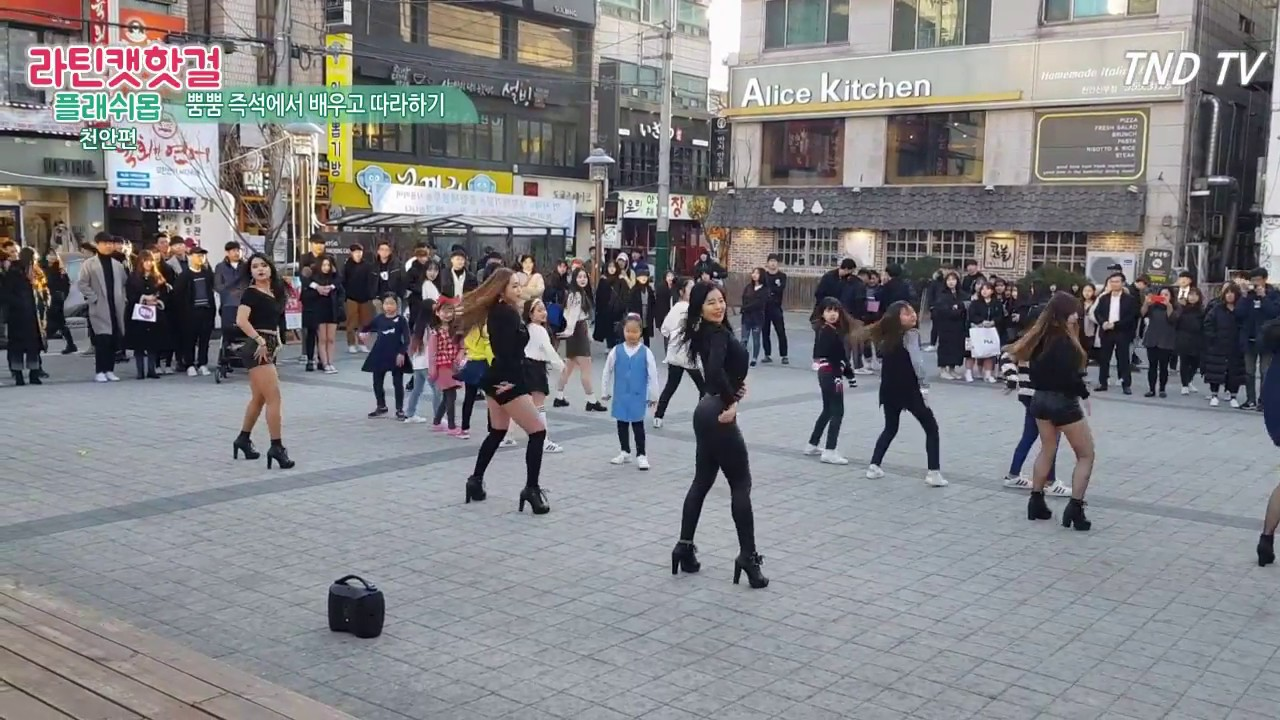
#> input picture OpenCV/test.jpg, 1280 x 720 px, given in place of the camera
$ python 0820.py
#> lines starting #> are read from the running program, lines starting #| are printed output that depends on the picture; after the words box and inside, x2 and y2 are one past the last pixel; in counts of white or black regions, pixels touching at a corner belong together
from __future__ import print_function
import numpy as np
import cv2 as cv
import datetime
import paho.mqtt.client as paho
import os
import socket
import ssl
import random
import string
import json
from time import sleep
from random import randint

connflag = False

def on_connect(client, userdata, flags, rc):                # func for making connection
    global connflag
    print ("Connected to AWS")
    connflag = True
    print("Connection returned result: " + str(rc) )

def on_message(client, userdata, msg):                      # Func for Sending msg
    print(msg.topic+" "+str(msg.payload))

def get_Station_Name(length):
    letters = string.ascii_lowercase
    result_str = ''.join(random.choice(letters) for i in range(length))
    print("Random string of length", length, "is:", result_str)
    return result_str

def getMAC(interface='eth0'):
  # Return the MAC address of the specified interface
  try:
    str = open('/sys/class/net/%s/address' %interface).read()
  except:
    str = "00:00:00:00:00:00"
  return str[0:17]
def getEthName():
  # Get name of the Ethernet interface
  try:
    for root,dirs,files in os.walk('/sys/class/net'):
      for dir in dirs:
        if dir[:3]=='enx' or dir[:3]=='eth':
          interface=dir
  except:
    interface="None"
  return interface


def inside(r, q):
    rx, ry, rw, rh = r
    qx, qy, qw, qh = q
    return rx > qx and ry > qy and rx + rw < qx + qw and ry + rh < qy + qh


def draw_detections(img, rects, thickness = 1):
    readc = []
    readc2 = []
    for x, y, w, h in rects:
        # the HOG detector returns slightly larger rectangles than the real objects.
        # so we slightly shrink the rectangles to get a nicer output.
        pad_w, pad_h = int(0.15*w), int(0.05*h)
        cv.rectangle(img, (x+pad_w, y+pad_h), (x+w-pad_w, y+h-pad_h), (0, 255, 0), thickness)
        w2 = int(w/2)
        h2 = int(h/2)
        cv.circle(img,(x+w2,y+h2),5,(255,255,255),3)

        readc.append((str(x+w2),str(y+h2)))
    #print(readc[0][0])
    #print(len(readc))
    #print(readc)
    for i in range(len(readc)):
        for j in range(len(readc)):
            a = abs(int(readc[i][0]) - int(readc[j][0]))
            b = abs(int(readc[i][1]) - int(readc[j][1]))
            if i != j:
                if a < 200:
                    if b < 100:
                        readc2.append(( int(readc[i][0]),int(readc[i][1]) ))
                        readc2.append(( int(readc[j][0]),int(readc[j][1]) ))
                        readc2 = list(set(readc2))
                        cv.line(img,(int(readc[i][0]),int(readc[i][1])),(int(readc[j][0]),int(readc[j][1])),(0,50,55),5)
                        if len(readc2) >= 15:
                            print("줄을 서고있는 인원이 15명 이상입니다.")
                            return(readc2)
    return(readc2)


def main(cap):
    import sys
    from glob import glob
    import itertools as it

    checkT = 0
    w = 640
    h = 480
    hog = cv.HOGDescriptor()
    hog.setSVMDetector( cv.HOGDescriptor_getDefaultPeopleDetector() )


    while cap.isOpened():

        nowtime = datetime.datetime.now()
        ret,img = cap.read()
#> img is the input picture: shape (720, 1280, 3); mean B, G, R 131.8, 128.8, 128.8
        if not ret:
            print("영상이 끝났습니다. 종료 중 ...")
            break
        frame = img
        rows, cols = frame.shape[:2]
#> rows = 720; cols = 1280
        rotation_matrix = cv.getRotationMatrix2D((cols/2, rows/2), 0 , 1)
#> rotation_matrix = [[1, 0, 0], [0, 1, 0]]
        image_rotation = cv.warpAffine(frame, rotation_matrix, (cols, rows))
        img = np.array(image_rotation)

        # 현재시간에서 과거에 측정한 시간을 뺐을때, 3초 이상이면, 새로 측정을 진행
        nowT =  int(nowtime.strftime('%S'))
        #print("현재 초 : ",nowT)
        resultT = abs(nowT - checkT)

        if resultT > 1:
            checkT = nowT

            found, _w = hog.detectMultiScale(img, winStride=(8,8), padding=(32,32), scale=1.05)
#> found = 19 rows, first 6: [278, 237, 80, 161], [1158, 277, 67, 134], [1119, 266, 78, 157], [338, 262, 94, 189], [441, 359, 78, 156], [1242, 451, 38, 142]
            found_filtered = []
            for ri, r in enumerate(found):
                for qi, q in enumerate(found):
                    if ri != qi and inside(r, q):
                        break
                else:
                    found_filtered.append(r)
#> this loop made 19 passes
#> r on passes 6 to 17: [1242, 451, 38, 142], [908, 244, 78, 156], [1239, 321, 41, 154], [578, 285, 108, 216], [1184, 265, 83, 166], [849, 283, 103, 205], [0, 221, 72, 193], [779, 263, 108, 216], [56, 211, 99, 199], [181, 215, 150, 299], [970, 227, 172, 343], [614, 210, 211, 421]
            line = draw_detections(img, found)
#> the loop in draw_detections, `for x, y, w, h in rects:` made 19 passes
#> after the loop in draw_detections, `for x, y, w, h in rects:`:
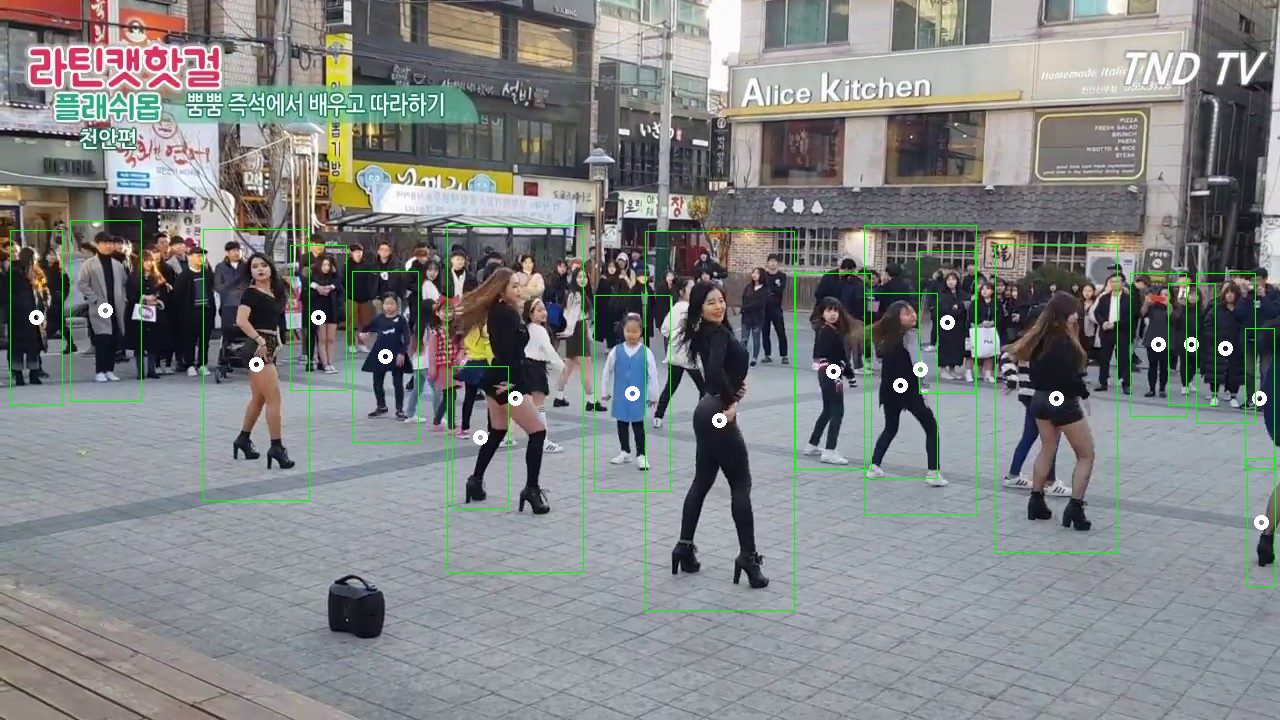
#> img: shape (720, 1280, 3); 1.43% of pixels changed, all inside (x1, y1, x2, y2) = (10, 220, 1276, 611)
#> the loop in draw_detections, `for i in range(len(readc)):` made 7 passes
#| 줄을 서고있는 인원이 15명 이상입니다.
#> after the loop in draw_detections, `for i in range(len(readc)):`:
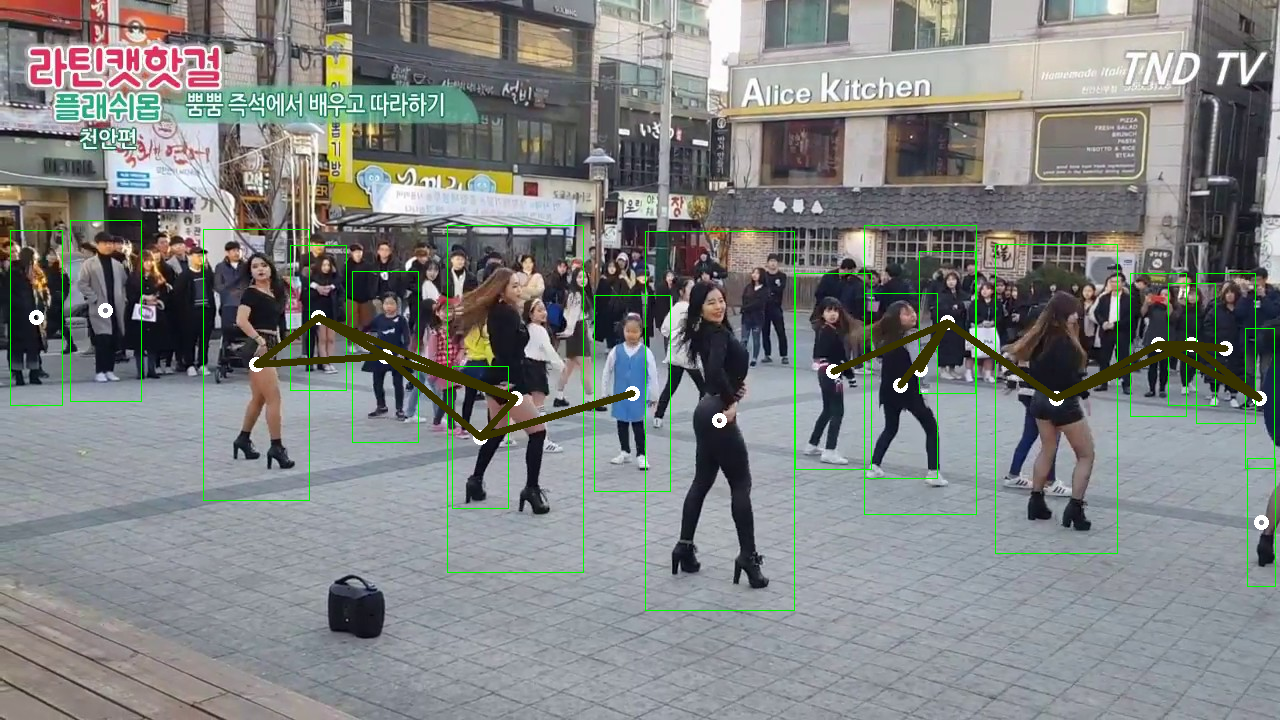
#> img: shape (720, 1280, 3); 1.27% of pixels changed, all inside (x1, y1, x2, y2) = (253, 314, 1263, 441)
            draw_detections(img, found_filtered, 3)
#> call 2 of draw_detections, with thickness = 3
#> the loop in draw_detections (call 2), `for x, y, w, h in rects:` made 16 passes
#> after the loop in draw_detections (call 2), `for x, y, w, h in rects:`:
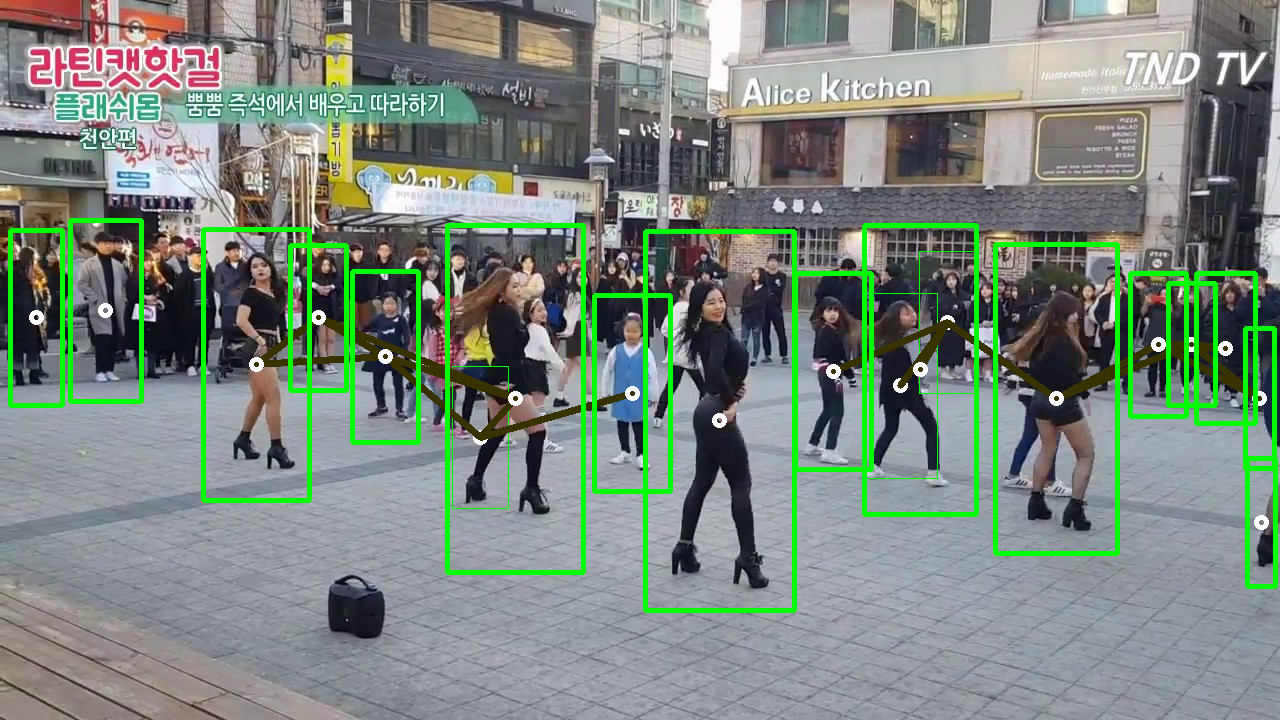
#> img: shape (720, 1280, 3); 3.92% of pixels changed, all inside (x1, y1, x2, y2) = (8, 218, 1278, 613)
#> the loop in draw_detections, `for i in range(len(readc)):` made 10 passes
#| 줄을 서고있는 인원이 15명 이상입니다.
#> after the loop in draw_detections, `for i in range(len(readc)):`:
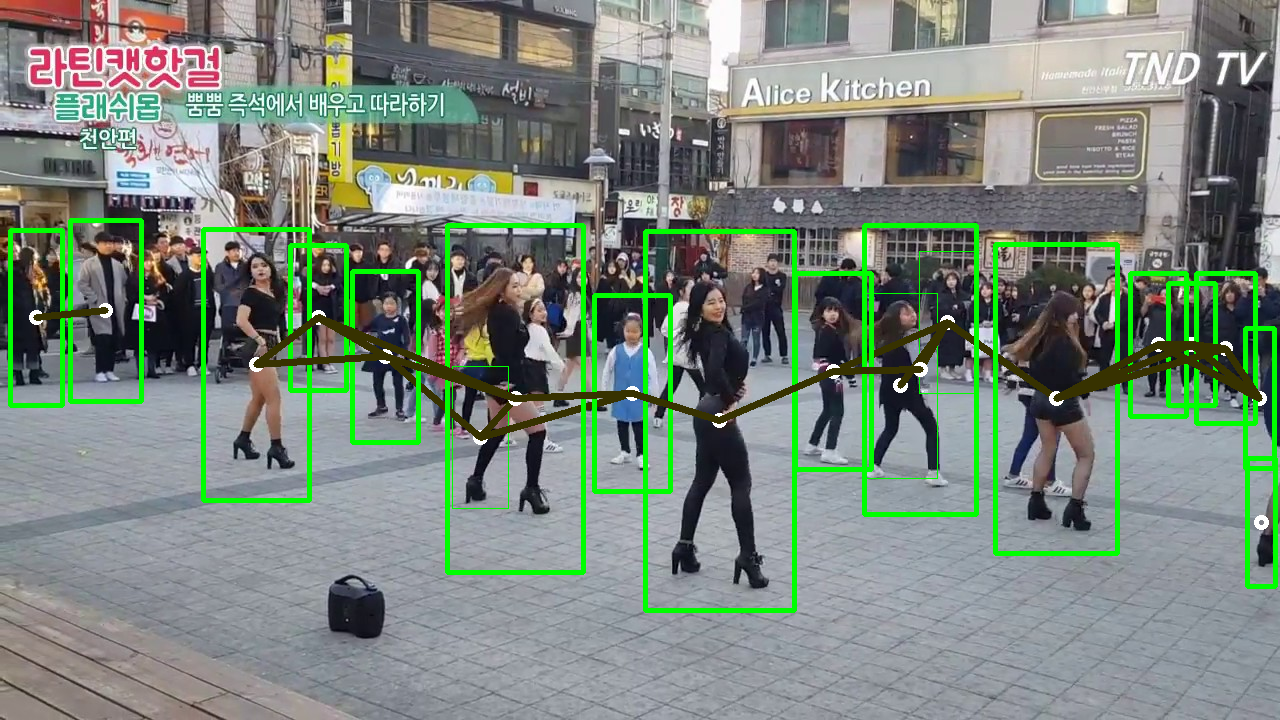
#> img: shape (720, 1280, 3); 0.65% of pixels changed, all inside (x1, y1, x2, y2) = (33, 307, 1263, 424)
            if line == None:
                line = []
            fps = cap.get(cv.CAP_PROP_FPS) # 또는 cap.get(5)
            print("초당 프레임 수: %d" %(fps))
#| 초당 프레임 수: 30
            print("줄을 서고있는 인원:",len(line))
#| 줄을 서고있는 인원: 15
            print("파악된 인원:",'%d (%d)' % (len(found_filtered), len(found)),"명")
#| 파악된 인원: 16 (19) 명
            print(nowtime)
            #현재 시간 출력

        img = cv.resize(img,(w,h))
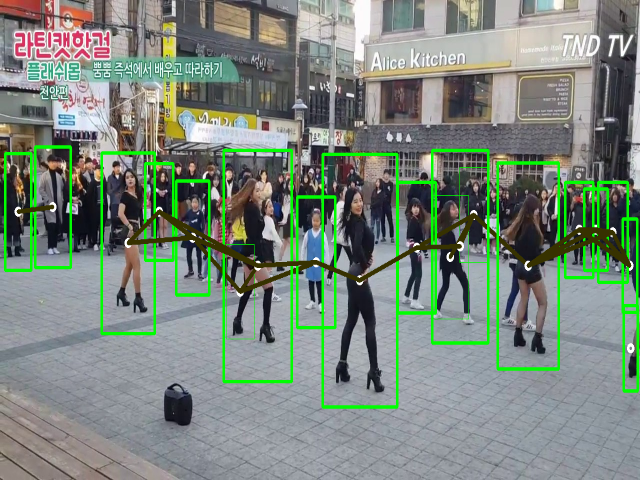
#> img: shape (480, 640, 3); mean B, G, R 124.7, 135.1, 123.1
        cv.imshow('frame', img)

        #def on_log(client, userdata, level, buf):
        #    print(msg.topic+" "+str(msg.payload))

        mqttc = paho.Client()                                       # mqttc object
        mqttc.on_connect = on_connect                               # assign on_connect func
        mqttc.on_message = on_message                               # assign on_message func
        #mqttc.on_log = on_log

        #### Change following parameters ####
        awshost = "a2x0wkr22clewa-ats.iot.ap-northeast-2.amazonaws.com"      # Endpoint
        awsport = 8883                                              # Port no.
        clientId = "detect_test_Client"                                     # Thing_Name
        thingName = "detect_test_Client"                                    # Thing_Name
        caPath = "/home/pi/Downloads/AmazonRootCA1.pem"                                      # Root_CA_Certificate_Name
        certPath = "/home/pi/Downloads/aa34877af5-certificate.pem.crt"                            # <Thing_Name>.cert.pem
        keyPath = "/home/pi/Downloads/aa34877af5-private.pem.key"                          # <Thing_Name>.private.key

        mqttc.tls_set(caPath, certfile=certPath, keyfile=keyPath, cert_reqs=ssl.CERT_REQUIRED, tls_version=ssl.PROTOCOL_TLSv1_2, ciphers=None)  # pass parameters

        mqttc.connect(awshost, awsport, keepalive=60)               # connect to aws server

        mqttc.loop_start()                                          # Start the loop

        while 1==1:
            sleep(5)
            if connflag == True:
                ethName=getEthName()
                ethMAC=getMAC(ethName)
                macIdStr = ethMAC
                Detect_Number = randint(1,25)
                Station_Name= get_Station_Name(8)
                paylodmsg0="{"
                paylodmsg1 = "\"StationId\": \""
                paylodmsg2 = "\", \"Detect_Number(People)\":"
                paylodmsg3 = ", \"station_Name\": \""
                paylodmsg4 = ", \"Experiment_Time\": \""
                paylodmsg5 ="\"}"
                paylodmsg = "{} {} {} {} {} {} {} {} {} {}".format(paylodmsg0, paylodmsg1, macIdStr, paylodmsg2, Detect_Number, paylodmsg3, Station_Name, paylodmsg4,nowtime, paylodmsg5)
                paylodmsg = json.dumps(paylodmsg)
                paylodmsg_json = json.loads(paylodmsg)
                mqttc.publish("Detect_People", paylodmsg_json , qos=1)        # topic: temperature # Publishing Temperature values
                print("msg sent: Detect_People" ) # Print sent temperature msg on console
                print(paylodmsg_json)

            else:
                print("waiting for connection...")
        ch = cv.waitKey(30)& 0xff
        if ch == 27:
            print('Done')
            break

if __name__ == '__main__':
    cap = cv.VideoCapture(0)
    main(cap)
    print("BYE BYE")
    cv.destroyAllWindows()
